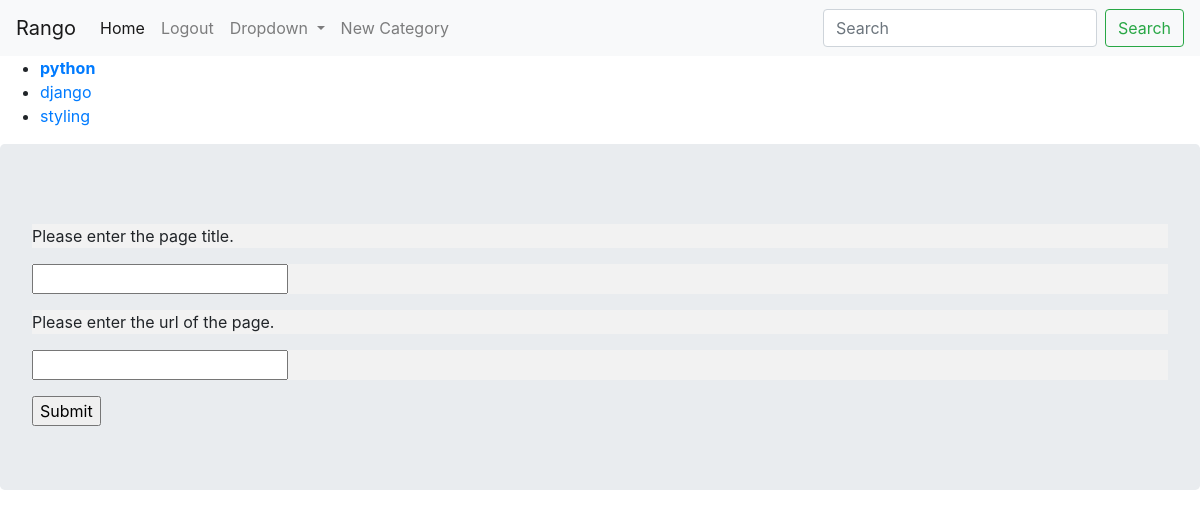
The app's page /category/python/add_page/ (signed in) with its own data.
### mainapp/models.py (models this page shows, shortened)
class Category(models.Model):
    name = models.CharField(max_length = 40, unique = True)
    views = models.PositiveIntegerField(default = 0)
    likes = models.PositiveIntegerField(default = 0)
    slug = models.SlugField(blank = True, unique = True)
    class Meta:
        verbose_name_plural = 'Categories'

### mainapp/views.py (the view, shortened to what this page needs)
# urls.py: url(r'^(?P<category_name_slug>[\w\-]+)/add_page/$', views.add_page, name = 'add_page'),
@login_required
def add_page(request, category_name_slug):
    category = get_object_or_404(Category, slug = category_name_slug)
    form = PageForm()
    context = {'form':form, 'category':category}
    return render(request, 'mainapp/add_page.html', context)

### mainapp/forms.py (shortened to what this page needs)
class PageForm(forms.ModelForm):
    title = forms.CharField(max_length = 40, help_text = 'Please enter the page title.')
    url = forms.URLField(max_length = 200, help_text = 'Please enter the url of the page.')
    views = forms.IntegerField(widget = forms.HiddenInput(), initial=0)
    class Meta:
        model = Page
        exclude = ('category',)

### mainapp/templatetags/rango_template_tags.py (called while the page is built)
@register.inclusion_tag('mainapp/cats.html')
def get_category_list(cat = None):
    return {'cats':Category.objects.all(), 'act_cat' : cat}

### mainapp/templates/mainapp/add_page.html (shortened to what this page needs)
{% extends 'base.html' %}
{% block content %}
    <form method="post">
      {% for field in form.visible_fields %}
        <p>{{ field.help_text }}</p>
        <p>{{ field }}</p>
      {% endfor %}
      <input type="submit" value="Submit">
    </form>
{% endblock %}

### mainapp/templates/mainapp/cats.html
<ul>
  {% if cats %}
    {% for c in cats %}
      {% if c == act_cat %}
        <strong><li> <a href="{% url 'mainapp:category_detail' c.slug %}">{{c.name}}</a> </li></strong>
      {% else %}
        <li> <a href="{% url 'mainapp:category_detail' c.slug %}">{{c.name}}</a> </li>
      {% endif %}
    {% endfor %}
  {% else %}
    <li> <strong>No category present</strong> </li>
  {% endif %}
</ul>

### static/css/master.css (style rules this page uses)
p { background-color: #F2F2F2; }

### records on screen
Category: name "python"
Category: name "django"
Category: name "styling"

### other values on screen
{{ field.help_text }} "Please enter the page title." "Please enter the url of the page."
